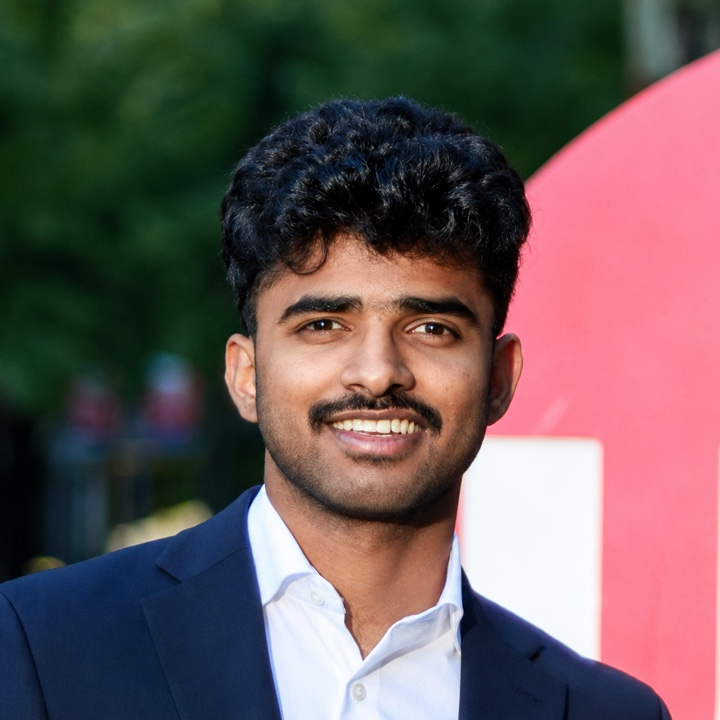
#> input picture assets/profile.jpg, 720 x 720 px, found by its file name
$ python dotify.py assets/profile.jpg -o assets/portrait.svg --cols 92
#> lines starting #> are read from the running program, lines starting #| are printed output that depends on the picture
#!/usr/bin/env python3
"""Render an image as a colored dot-matrix SVG.

One file serves both GitHub themes (colored dots on a transparent ground).
Generic image-processing, only dependency is Pillow.

    python scripts/dotify.py assets/profile.jpg -o assets/portrait.svg --cols 92
"""
import argparse
from PIL import Image, ImageOps


def main() -> None:
    ap = argparse.ArgumentParser()
    ap.add_argument("src")
    ap.add_argument("-o", "--out", default="portrait.svg")
    ap.add_argument("--cols", type=int, default=92)
    ap.add_argument("--step", type=int, default=12)
    ap.add_argument("--equalize", action="store_true")
    args = ap.parse_args()

    img = ImageOps.exif_transpose(Image.open(args.src)).convert("RGB")
#> img is the input picture: PIL image 720x720 RGB; mean R, G, B 106.5, 88.5, 88.9
    if args.equalize:
        img = ImageOps.equalize(img)
    w, h = img.size
#> w = 720; h = 720
    rows = max(1, round(args.cols * h / w))
#> rows = 92
    small = img.resize((args.cols, rows))
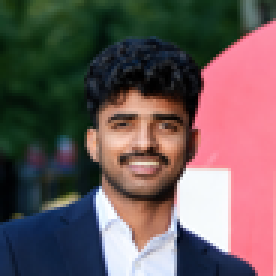
#> small: PIL image 92x92 RGB (shown 3 times larger); mean R, G, B 106.5, 88.5, 88.9

    step, r_base = args.step, args.step / 2
    vw, vh = args.cols * step, rows * step
#> vw = 1104; vh = 1104
    out = [f'<svg xmlns="http://www.w3.org/2000/svg" viewBox="0 0 {vw} {vh}" '
           f'width="{vw}" height="{vh}">']
    for y in range(rows):
        for x in range(args.cols):
            r, g, b = small.getpixel((x, y))
            lum = (0.299 * r + 0.587 * g + 0.114 * b) / 255.0
            rad = r_base * (0.30 + 0.70 * (1 - lum))  # darker pixel, bigger dot
            if rad < 0.7:
                continue  # near-white ground stays transparent
            cx, cy = x * step + r_base, y * step + r_base
            out.append(f'<circle cx="{cx:.1f}" cy="{cy:.1f}" r="{rad:.1f}" '
                       f'fill="#{r:02x}{g:02x}{b:02x}"/>')
#> after the loop, out = 8465 items
    out.append("</svg>")
    with open(args.out, "w") as f:
        f.write("".join(out))
    print(f"wrote {args.out}: {vw}x{vh}, {args.cols}x{rows} grid, {len(out) - 2} dots")
#| wrote assets/portrait.svg: 1104x1104, 92x92 grid, 8464 dots


if __name__ == "__main__":
    main()
